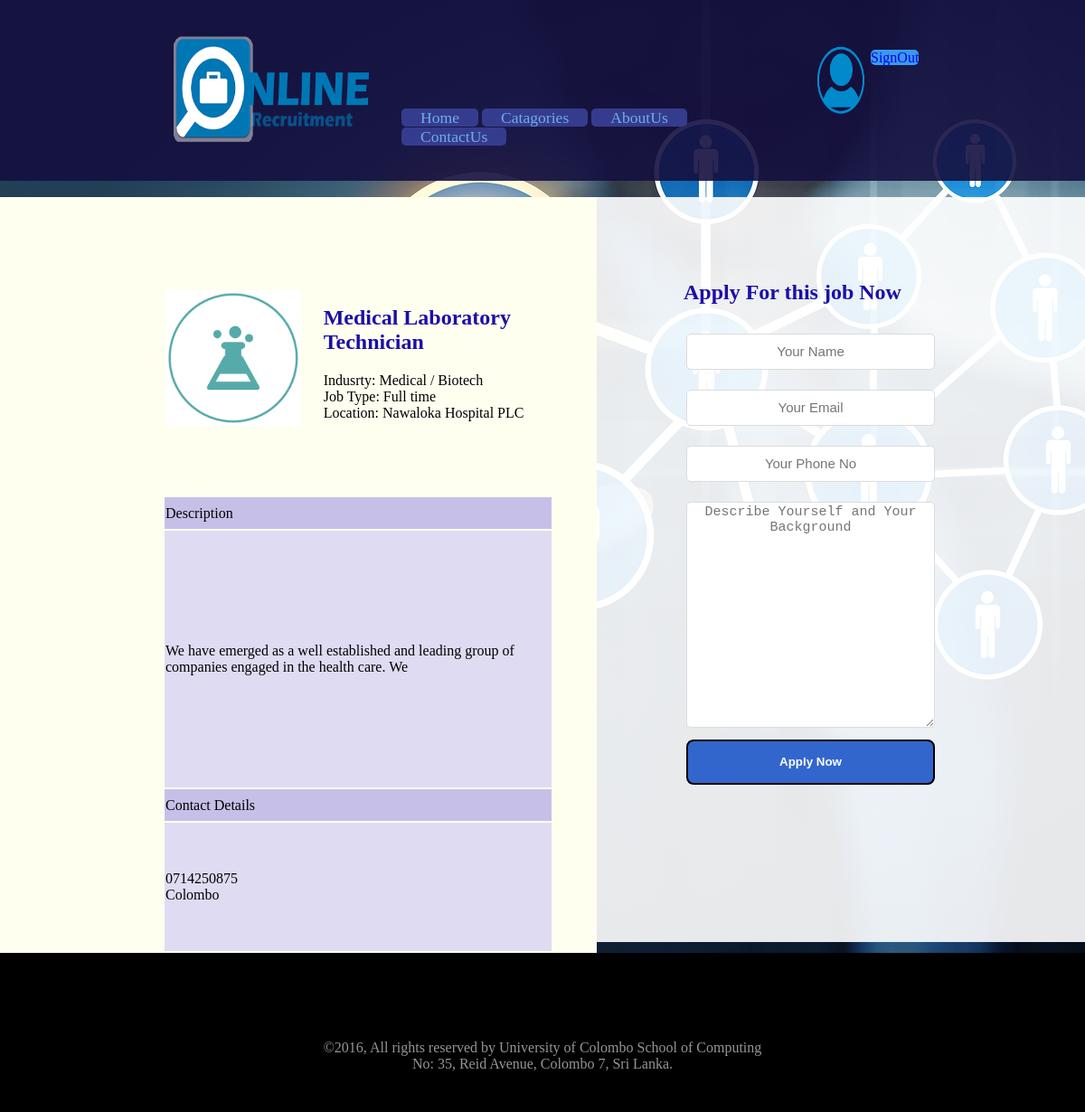
Screenshot of /php/apply.php?code=7 with the database file from the repository.
### tables this page shows
CREATE TABLE IF NOT EXISTS `job` (
  `jobID` int(11) NOT NULL AUTO_INCREMENT,
  `catagory` varchar(20) NOT NULL,
  `picURL` varchar(100) NOT NULL,
  `Title` varchar(100) NOT NULL,
  `Industry` varchar(50) NOT NULL,
  `JobType` varchar(50) NOT NULL,
  `Location` varchar(50) NOT NULL,
  `Description` varchar(1000) DEFAULT NULL,
  `Address` varchar(50) DEFAULT NULL,
  `Contact` varchar(20) DEFAULT NULL,
  PRIMARY KEY (`jobID`)
);

### php/apply.php (the view, shortened to what this page needs)
<?php
    require '../database/connection.php';
    require 'include/header.php';
    $code = $_GET['code'];
    $sql="select * from job where jobID='$code'";
    $result = mysqli_query($con,$sql);
    while($row = mysqli_fetch_array($result)) {
?>
<html>
    <head><link rel="stylesheet" type="text/css" href="../css/apply.css"></head>
    <body>
        <div class="catagory">
            <table class="details">
                <tr>
                    <td class="icon"><img src="<?php echo $row["picURL"] ?>" height="150px" width="150px"></td>
                    <td>
                        <h2><?php echo $row["Title"] ?></h2>
                        Indusrty: <?php echo $row["Industry"] ?> </br>
                        Job Type: <?php echo $row["JobType"] ?> </br>
                        Location: <?php echo $row["Location"] ?> </br>
                    </td>
                </tr>
                <tr>
                    <td class="des" colspan="2">Description</td>
                </tr>
                <tr>
                    <td class="des1" colspan="2"><?php echo $row["Description"] ?></td>
                </tr>
                <tr>
                    <td class="qua" colspan="2">Contact Details</td>
                </tr>
                <tr>
                    <td class="qua1" colspan="2"><?php echo $row["Contact"] ?> </br> <?php echo $row["Address"] ?></td>
                </tr>
            </table>
<?php } ?>
        </div>
        <div class="jobs">
            <form action="<?php htmlspecialchars($_SERVER['PHP_SELF']) ?>" method="post">
                <table>
                    <h2>Apply For this job Now</h2>
                    <tr class="gap"><td><input type=text name=name placeholder="Your Name" class=input></td></tr>
                    <tr class="gap"><td><input type=text name=email placeholder="Your Email" class=input></td></tr>
                    <tr class="gap"><td><input type=text name=no placeholder="Your Phone No" class=input></td></tr>
                    <tr class="gap"><td><textarea name=description placeholder="Describe Yourself and Your Background" class=inputarea></textarea></td></tr>
                    <tr><td><input type=submit name=submit value="Apply Now" class=logbt></td></tr>
                </table>
            </form>
        </div>
    </body>
    <?php require 'include/footer.php'; ?>
</html>

### css/home.css (style rules this page uses)
body { margin: 0; background-image: url("../images/main.jpg"); background-size: auto; }

### css/apply.css (style rules this page uses)
.catagory { width: 40%; height: 100%; padding-left: 15%; padding-top: 3%; float: left; background-color:ivory; }
.jobs { width: 22%; height: 94%; padding-top: 6%; padding-right: 15%; padding-left: 8%; float: left; background-color: rgba(255, 255, 255, 0.9); }
.icon { width: 10%; height: 10%; padding-bottom: 3% }
.details { width: 90%; height: 100%; margin: 0; }
h2 { color: #1b0fa8; }
.des { background-color:#c6c0e8; width: 50%; height: 2%; }
.des1 { background-color:#dfdbf2; height: 20%; }
.qua { background-color:#c6c0e8; width: 50%; height: 2%; }
.qua1 { background-color:#dfdbf2; height: 10%; }
.logbt { height: 50px; width: 275px; background-color: #3366CC; color:white; border-style: solid; border-radius: 3px; font-weight: bold; border-radius: 8px; }
.input { font-size: 15px; border: solid 1px #dcdcdc; text-align: center; width: 275px; height: 40px; border-radius: 5px; }
.inputarea { font-size: 15px; border: solid 1px #dcdcdc; text-align: center; width: 275px; height: 250px; border-radius: 5px; }
.gap>td { padding-top: 10px; padding-bottom: 10px; }

### rows the page displays
job: picURL (picture), Title "Medical Laboratory Technician", Industry "Medical / Biotech", JobType "Full time", Location "Nawaloka Hospital PLC", Description "We have emerged as a well established and leading group of companies engaged in the health care. We", Contact "0714250875", Address "Colombo"
